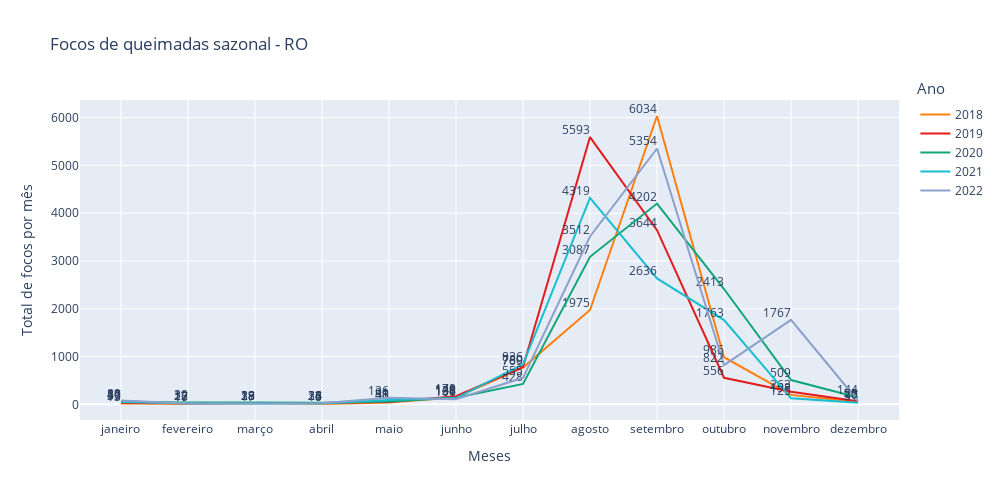

Source (notebook cell):
### Code cell
# Cores para as linhas
lista_cores = ["#FF7F0E", "#E41A1C", "#11A579", "#17BECF", "#8DA0CB"]

# recebe a função específica da biblioteca do plotly
fig_sazonal = go.Figure()

# irá armazenar informações de cada ano em: lista e atribuir cores as linhas de cada ano por vez.
# como tá em string, os dados serão armazenados de acordo com a ordem anual.
for ano, dados, cor in zip(["2018", "2019", "2020", "2021", "2022"],
# Cria uma lista única com os dados mensais de cada ano
                           [sazonal_queimadas_2018,
                            sazonal_queimadas_2019,
                            sazonal_queimadas_2020,
                            sazonal_queimadas_2021,
                            sazonal_queimadas_2022],
                           lista_cores):
    # O eixo x irá armazenar os nomes dos meses, y é a quantidade em hectares queimados de cada mês.
    fig_sazonal.add_trace(go.Scatter(x=meses, y=dados, mode='lines+text', text=dados, textposition="top left", name=ano, line=dict(color=cor)))

fig_sazonal.add_annotation(
        xref='paper', yref='paper',
        x=1.02, y=1.00,
        xanchor='left', yanchor='bottom',
        text="Ano",
        font=dict(size=15),
        showarrow=False
    )

# Configurando o layout do gráfico
fig_sazonal.update_layout(title="Focos de queimadas sazonal - RO",
                  xaxis_title='Meses',
                  yaxis_title='Total de focos por mês',
                  width=1000, height=500,
                  showlegend=True),
# Exibindo o gráfico
fig_sazonal.show()

### Figure 1 — Plotly figure (JSON) as saved in the notebook; plotly's stock layout.template omitted (floating-point values rounded to 4 significant figures)
{"data": [{"line": {"color": "#FF7F0E"}, "mode": "lines+text", "name": "2018", "text": ["15", "7", "28", "7", "41", "148", "769", "1975", "6034", "986", "198", "47"], "textposition": "top left", "type": "scatter", "x": ["janeiro", "fevereiro", "março", "abril", "maio", "junho", "julho", "agosto", "setembro", "outubro", "novembro", "dezembro"], "y": [15, 7, 28, 7, 41, 148, 769, 1975, 6034, 986, 198, 47]}, {"line": {"color": "#E41A1C"}, "mode": "lines+text", "name": "2019", "text": ["33", "22", "28", "26", "50", "170", "780", "5593", "3644", "556", "263", "65"], "textposition": "top left", "type": "scatter", "x": ["janeiro", "fevereiro", "março", "abril", "maio", "junho", "julho", "agosto", "setembro", "outubro", "novembro", "dezembro"], "y": [33, 22, 28, 26, 50, 170, 780, 5593, 3644, 556, 263, 65]}, {"line": {"color": "#11A579"}, "mode": "lines+text", "name": "2020", "text": ["56", "39", "38", "33", "58", "138", "428", "3087", "4202", "2413", "509", "144"], "textposition": "top left", "type": "scatter", "x": ["janeiro", "fevereiro", "março", "abril", "maio", "junho", "julho", "agosto", "setembro", "outubro", "novembro", "dezembro"], "y": [56, 39, 38, 33, 58, 138, 428, 3087, 4202, 2413, 509, 144]}, {"line": {"color": "#17BECF"}, "mode": "lines+text", "name": "2021", "text": ["47", "16", "19", "16", "91", "131", "836", "4319", "2636", "1763", "125", "31"], "textposition": "top left", "type": "scatter", "x": ["janeiro", "fevereiro", "março", "abril", "maio", "junho", "julho", "agosto", "setembro", "outubro", "novembro", "dezembro"], "y": [47, 16, 19, 16, 91, 131, 836, 4319, 2636, 1763, 125, 31]}, {"line": {"color": "#8DA0CB"}, "mode": "lines+text", "name": "2022", "text": ["80", "17", "17", "24", "136", "106", "555", "3512", "5354", "822", "1767", "70"], "textposition": "top left", "type": "scatter", "x": ["janeiro", "fevereiro", "março", "abril", "maio", "junho", "julho", "agosto", "setembro", "outubro", "novembro", "dezembro"], "y": [80, 17, 17, 24, 136, 106, 555, 3512, 5354, 822, 1767, 70]}], "layout": {"annotations": [{"font": {"size": 15}, "showarrow": false, "text": "Ano", "x": 1.02, "xanchor": "left", "xref": "paper", "y": 1, "yanchor": "bottom", "yref": "paper"}], "height": 500, "showlegend": true, "title": {"text": "Focos de queimadas sazonal - RO"}, "width": 1000, "xaxis": {"title": {"text": "Meses"}}, "yaxis": {"title": {"text": "Total de focos por mês"}}}}
